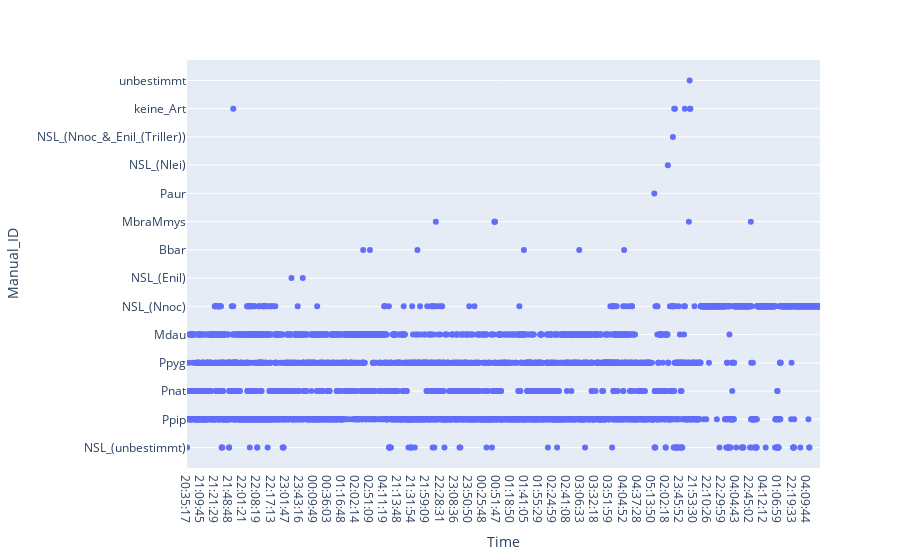

Notebook source saved alongside this figure:
### Code cell
import pandas as pd
import plotly.express as px

pd.options.plotting.backend = "plotly"

df = my_proj.get_data()

#fig = df.plot.scatter(x="Time", y="Manual_ID", stripmode = "overlay" )
fig = px.strip(df, x="Time", y="Manual_ID")
fig.show()

### Figure 1 — Plotly figure (JSON) as saved in the notebook; plotly's stock layout.template omitted (floating-point values rounded to 4 significant figures; data arrays with more than 128 entries replaced by an {"elided": "..."} marker saying what was removed)
{"data": [{"alignmentgroup": "True", "boxpoints": "all", "fillcolor": "rgba(255,255,255,0)", "hoveron": "points", "hovertemplate": "Time=%{x}<br>Manual_ID=%{y}<extra></extra>", "legendgroup": "", "line": {"color": "rgba(255,255,255,0)"}, "marker": {"color": "#636efa"}, "name": "", "offsetgroup": "", "orientation": "v", "pointpos": 0, "showlegend": false, "type": "box", "x": {"elided": "4718 str values"}, "x0": " ", "xaxis": "x", "y": {"elided": "4718 str values"}, "y0": " ", "yaxis": "y"}], "layout": {"boxmode": "group", "legend": {"tracegroupgap": 0}, "margin": {"t": 60}, "xaxis": {"anchor": "y", "domain": [0, 1], "title": {"text": "Time"}}, "yaxis": {"anchor": "x", "domain": [0, 1], "title": {"text": "Manual_ID"}}}}
